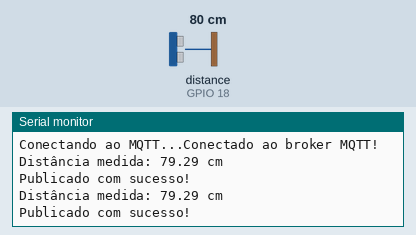
Bench run of a sketch on a simulated ESP32. Parts: the last lines printed to the serial monitor. Wiring (inferred from the names in the program): ultrasonic range finder: trigger GPIO 5; echo GPIO 18. Inputs (shaded band) come from the test bench; at power-on: distance to the obstacle (sensor on GPIO 18) 80 cm. The echo pulse lasts 58.3 µs per cm; WiFi joins after 1.5 s; servers stay silent unless stated; no MQTT or app messages arrive unless stated.

Above: at 2.7 s.
2.8 s: distance to the obstacle (sensor on GPIO 18) set to 2 cm
At 4.1 s:
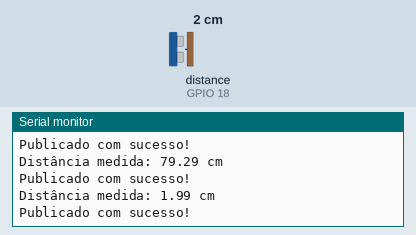
4.3 s: distance to the obstacle (sensor on GPIO 18) set to 4 cm
At 5.0 s:
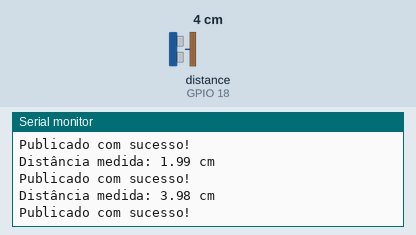
Timing chart, 0 to 7.3 s (numbered marks = the images above; inputs shaded):
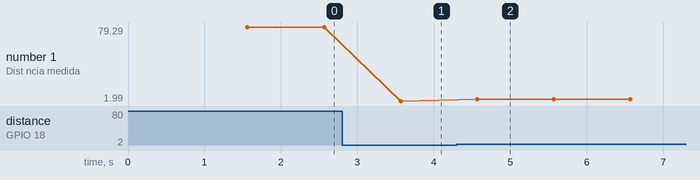

Measured:
- after the input at 2.8 s, the serial monitor: prints a new line after 0.77 s (image 1)
- after the input at 4.3 s, the serial monitor: prints a new line after 0.27 s (image 2)
- plotted number 1: 79.29 → 1.99 after the input at 2.8 s, 1.99 → 3.98 after the input at 4.3 s

The sketch:

codigo_esp32.ino
```cpp
#include <WiFi.h>
#include <PubSubClient.h>

// Wi-Fi do Wokwi
const char* ssid = "Wokwi-GUEST";
const char* password = "";

// Broker MQTT alternativo
const char* mqtt_server = "test.mosquitto.org";
const int mqtt_port = 1883;
const char* mqtt_topic = "projeto/ultrassonico/distancia";

WiFiClient espClient;
PubSubClient client(espClient);

// Pinos do sensor
const int trigPin = 5;
const int echoPin = 18;

void setup_wifi() {
  Serial.begin(115200);
  Serial.println("Conectando ao Wi-Fi...");
  WiFi.begin(ssid, password);
  while (WiFi.status() != WL_CONNECTED) {
    delay(500);
    Serial.print(".");
  }
  Serial.println("\nWi-Fi conectado!");
}

void reconnect() {
  while (!client.connected()) {
    Serial.print("Conectando ao MQTT...");
    if (client.connect("ESP32Client123")) {
      Serial.println("Conectado ao broker MQTT!");
    } else {
      Serial.print("Falha: ");
      Serial.print(client.state());
      Serial.println(" - tentando novamente em 5 segundos");
      delay(5000);
    }
  }
}

void setup() {
  setup_wifi();
  client.setServer(mqtt_server, mqtt_port);

  pinMode(trigPin, OUTPUT);
  pinMode(echoPin, INPUT);
}

void loop() {
  if (!client.connected()) {
    reconnect();
  }
  client.loop();

  // Medição do sensor ultrassônico
  digitalWrite(trigPin, LOW);
  delayMicroseconds(2);
  digitalWrite(trigPin, HIGH);
  delayMicroseconds(10);
  digitalWrite(trigPin, LOW);

  long duration = pulseIn(echoPin, HIGH);
  float distance = duration * 0.034 / 2;

  Serial.print("Distância medida: ");
  Serial.print(distance);
  Serial.println(" cm");

  // Envia ao MQTT
  char msg[10];
  dtostrf(distance, 1, 2, msg);
  bool ok = client.publish(mqtt_topic, msg);

  Serial.println(ok ? "Publicado com sucesso!" : "Erro ao publicar!");

  delay(1000);
}
```
